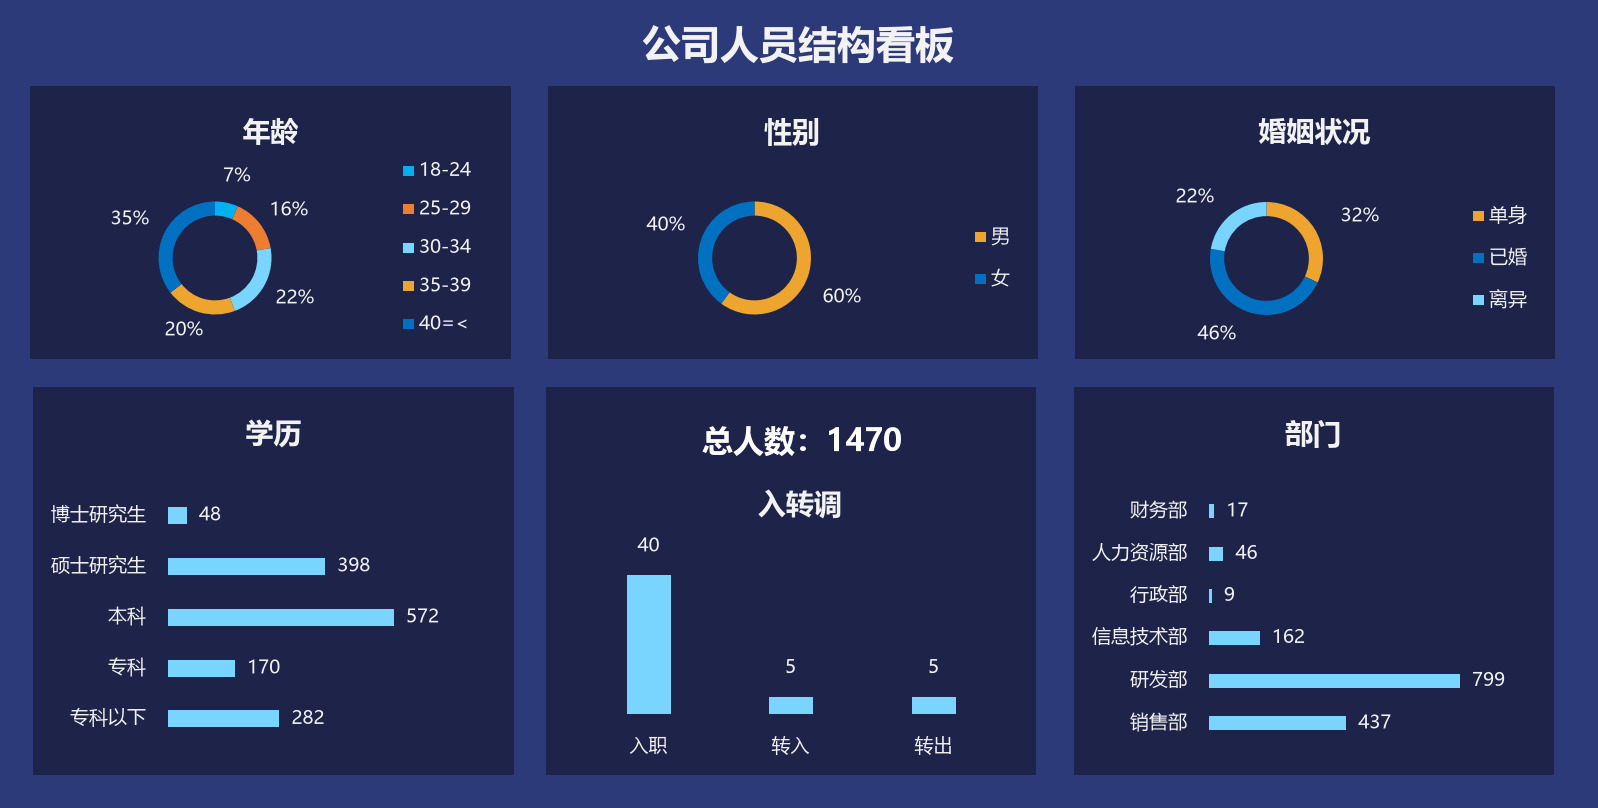

This chart was generated by the following Python code:
# -*- coding: utf-8 -*-
"""第四章 人力资源可视化看板 · Python / matplotlib 复刻

原文件《第四章 人力资源可视化看板.xlsx》的「202203人员基础信息」工作表右侧
是一张 2×3 的人员结构看板：年龄、性别、婚姻状况三个圆环，学历、部门两个
横向条形图，以及入转调柱形图。这里按原图的画布尺寸 (1598 × 808 px) 逐块
重绘，人数直接从工作表的统计区读取。

用法：
    python dashboard.py
"""

import os

import matplotlib
matplotlib.use("Agg")
import matplotlib.pyplot as plt
from matplotlib.patches import Rectangle, Wedge

BASE = os.path.dirname(os.path.abspath(__file__))
XLSX = (r"D:\大数据分析及数据可视化\《Excel数据可视化 - 从图表到数据大屏》"
        r"-清华-郭宏远\第四章 人力资源可视化看板.xlsx")

W, H = 1598, 808
DPI = 100

C_OUTER = "#2C3A79"        # 看板外框
C_PANEL = "#1D2349"        # 六个图表面板
C_TEXT = "#F2F2F2"
C_WHITE = "#FFFFFF"
C_LBLUE = "#7AD5FE"        # 条形图 / 圆环浅蓝
C_ORANGE = "#EDA530"
C_BLUE = "#0070C0"
C_BLUE2 = "#00B0F0"
C_ORANGE2 = "#ED7D31"

FONT = "Microsoft YaHei"
plt.rcParams["font.family"] = FONT
plt.rcParams["axes.unicode_minus"] = False


def fs(excel_pt):
    """Excel 字号 -> matplotlib 字号。

    看板图里 1 Excel pt 约渲染成 2.78 px；matplotlib 的 1pt = 100/72 px，
    所以字号直接乘 2.0 即可对齐。
    """
    return excel_pt * 2.0


# ---------------------------------------------------------------------------
# 数据：读取工作簿统计区（J/K 与 M/N 列）
# ---------------------------------------------------------------------------

def load_data():
    from openpyxl import load_workbook

    wb = load_workbook(XLSX, read_only=True, data_only=True)
    ws = wb.active

    def col(letter, first, last):
        return [ws["%s%d" % (letter, r)].value for r in range(first, last + 1)]

    return {
        "total": ws["N2"].value,
        "age": {"labels": col("J", 11, 15), "values": col("K", 11, 15)},
        "gender": {"labels": col("J", 19, 20), "values": col("K", 19, 20)},
        "education": {"labels": col("J", 24, 28), "values": col("K", 24, 28)},
        "marriage": {"labels": col("M", 11, 13), "values": col("N", 11, 13)},
        "join": {"labels": col("M", 17, 19), "values": col("N", 17, 19)},
        "department": {"labels": col("M", 24, 29), "values": col("N", 24, 29)},
    }


# ---------------------------------------------------------------------------
# 绘制部件
# ---------------------------------------------------------------------------

def text(ax, x, y, s, size, color=C_TEXT, weight="normal", ha="center",
         va="center", zorder=10):
    return ax.text(x, y, s, fontsize=fs(size), color=color, weight=weight,
                   ha=ha, va=va, zorder=zorder)


def ring_arcs(ax, cx, cy, r, width, fractions, colors, zorder=4):
    """从 12 点方向顺时针画圆环扇区（y 轴向下，角度做镜像）。"""
    angle = -90.0
    for fraction, color in zip(fractions, colors):
        ax.add_patch(Wedge((cx, cy), r, angle, angle + 360.0 * fraction,
                           width=width, facecolor=color, edgecolor="none",
                           zorder=zorder))
        angle += 360.0 * fraction


def doughnut(ax, panel, chart, colors, pct_labels, legend, labels, title_xy):
    x0, y0, w, h = panel
    ax.add_patch(Rectangle((x0, y0), w, h, facecolor=C_PANEL,
                           edgecolor="none", zorder=1))
    text(ax, title_xy[0], title_xy[1], chart["title"], 10, weight="bold")

    cx, cy, r = chart["cx"], chart["cy"], chart["r"]
    values = chart["values"]
    total = sum(values)
    ring_arcs(ax, cx, cy, r, r * 0.25,
              [v / total for v in values], colors, zorder=3)

    for (lx, ly), s in pct_labels:
        text(ax, lx, ly, s, 7)

    marker_x, marker_ys = legend
    for ly, name, color in zip(marker_ys, labels, colors):
        ax.add_patch(Rectangle((marker_x, ly - 5), 11, 10, facecolor=color,
                               edgecolor="none", zorder=4))
        text(ax, marker_x + 16, ly, name, 7, ha="left")


def hbar(ax, panel, title_xy, bars, values, labels, colors=C_LBLUE,
         bar_h=17):
    """横向条形图：bars=(起点x, 行中心ys, 缩放px/单位, 值文字x偏移)。"""
    x0, y0, w, h = panel
    ax.add_patch(Rectangle((x0, y0), w, h, facecolor=C_PANEL,
                           edgecolor="none", zorder=1))
    text(ax, title_xy[0], title_xy[1], title_xy[2], 10, weight="bold")

    left, ys, scale, value_gap = bars
    for yy, value, name in zip(ys, values, labels):
        length = value * scale
        ax.add_patch(Rectangle((left, yy - bar_h / 2), max(length, 2), bar_h,
                               facecolor=colors, edgecolor="none", zorder=3))
        text(ax, left - 22, yy, name, 7, ha="right")
        text(ax, left + length + value_gap, yy, str(value), 7, ha="left")


# ---------------------------------------------------------------------------
# 整张看板
# ---------------------------------------------------------------------------

def render(data):
    fig = plt.figure(figsize=(W / DPI, H / DPI), dpi=DPI)
    fig.patch.set_facecolor(C_OUTER)
    ax = fig.add_axes([0, 0, 1, 1])
    ax.set_xlim(0, W)
    ax.set_ylim(H, 0)
    ax.set_facecolor(C_OUTER)
    ax.axis("off")
    ax.add_patch(Rectangle((0, 0), W, H, facecolor=C_OUTER,
                           edgecolor="none", zorder=0))

    text(ax, 798, 46.5, "公司人员结构看板", 14, color=C_TEXT, weight="bold")

    # 六个面板：上排 年龄 / 性别 / 婚姻，下排 学历 / 入转调 / 部门
    P1, P2, P3 = (30, 86, 481, 273), (548, 86, 490, 273), (1075, 86, 480, 273)
    P4, P5, P6 = (33, 387, 481, 388), (546, 387, 490, 388), (1074, 387, 480, 388)

    age = data["age"]
    doughnut(ax, P1, {
        "title": "年龄", "cx": 215, "cy": 258, "r": 56.5,
        "values": age["values"],
    }, [C_BLUE2, C_ORANGE2, C_LBLUE, C_ORANGE, C_BLUE],
        [((237, 176), "7%"), ((289, 210), "16%"), ((295, 298), "22%"),
         ((184, 330), "20%"), ((130, 219), "35%")],
        (403, [170.5, 209, 247.5, 286, 324]), age["labels"],
        (270.5, 133))

    gender = data["gender"]
    doughnut(ax, P2, {
        "title": "性别", "cx": 754.5, "cy": 258, "r": 56.5,
        "values": gender["values"],
    }, [C_ORANGE, C_BLUE],
        [((842, 297), "60%"), ((666, 225), "40%")],
        (975, [237, 279]), gender["labels"], (792, 133))

    marriage = data["marriage"]
    doughnut(ax, P3, {
        "title": "婚姻状况", "cx": 1266.5, "cy": 258.5, "r": 56.5,
        "values": marriage["values"],
    }, [C_ORANGE, C_BLUE, C_LBLUE],
        [((1360, 216), "32%"), ((1217, 334), "46%"), ((1195, 197), "22%")],
        (1473, [216, 258, 300]), marriage["labels"], (1314.5, 133))

    edu = data["education"]
    hbar(ax, P4, (273.5, 434.5, "学历"),
         (168, [515, 566, 617, 668, 718.5], 226 / 572.0, 12),
         edu["values"][::-1], edu["labels"][::-1], bar_h=17)

    dep = data["department"]
    hbar(ax, P6, (1313, 435, "部门"),
         (1209, [511, 553.5, 595.5, 637.5, 680.5, 723], 251 / 799.0, 12),
         dep["values"][::-1], dep["labels"][::-1], bar_h=14)

    # 入转调：柱形图 + 顶部总人数
    ax.add_patch(Rectangle((P5[0], P5[1]), P5[2], P5[3], facecolor=C_PANEL,
                           edgecolor="none", zorder=1))
    text(ax, 802, 442.5, "总人数：%d" % data["total"], 11, color=C_WHITE,
         weight="bold")
    text(ax, 800, 505, "入转调", 10, weight="bold")
    join = data["join"]
    centers = [648.5, 790.5, 933.5]
    baseline = 714
    for cx, value, name in zip(centers, join["values"], join["labels"]):
        top = baseline - value * 3.475
        ax.add_patch(Rectangle((cx - 22, top), 44, baseline - top,
                               facecolor=C_LBLUE, edgecolor="none", zorder=3))
        text(ax, cx, top - 29, str(value), 7)
        text(ax, cx, 746.5, name, 7)

    return fig


def main():
    fig = render(load_data())
    path = os.path.join(BASE, "dashboard.png")
    fig.savefig(path, dpi=DPI, facecolor=C_OUTER)
    print("saved:", path)


if __name__ == "__main__":
    main()
